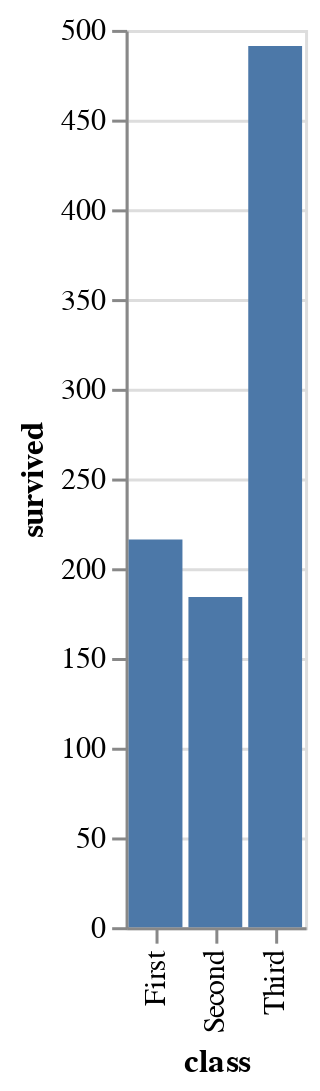

The notebook cell this image was saved under:
### Markdown cell above
## Altair bar charts

### Code cell
# Altair simple example
alt.Chart(class_count).mark_bar().encode(
    x='class',
    y='survived'
)

### Figure 1 — Vega-Lite specification as saved in the notebook (floating-point values rounded to 4 significant figures)
{"config": {"view": {"continuousWidth": 400, "continuousHeight": 300}}, "data": {"name": "data-cfc04bb6a80c9143691825045a0c91b8"}, "mark": "bar", "encoding": {"x": {"type": "nominal", "field": "class"}, "y": {"type": "quantitative", "field": "survived"}}, "$schema": "https://vega.github.io/schema/vega-lite/v4.8.1.json", "datasets": {"data-cfc04bb6a80c9143691825045a0c91b8": [{"class": "First", "survived": 216, "pclass": 216, "sex": 216, "age": 186, "sibsp": 216, "parch": 216, "fare": 216, "embarked": 214, "who": 216, "adult_male": 216, "deck": 175, "embark_town": 214, "alive": 216, "alone": 216}, {"class": "Second", "survived": 184, "pclass": 184, "sex": 184, "age": 173, "sibsp": 184, "parch": 184, "fare": 184, "embarked": 184, "who": 184, "adult_male": 184, "deck": 16, "embark_town": 184, "alive": 184, "alone": 184}, {"class": "Third", "survived": 491, "pclass": 491, "sex": 491, "age": 355, "sibsp": 491, "parch": 491, "fare": 491, "embarked": 491, "who": 491, "adult_male": 491, "deck": 12, "embark_town": 491, "alive": 491, "alone": 491}]}}
